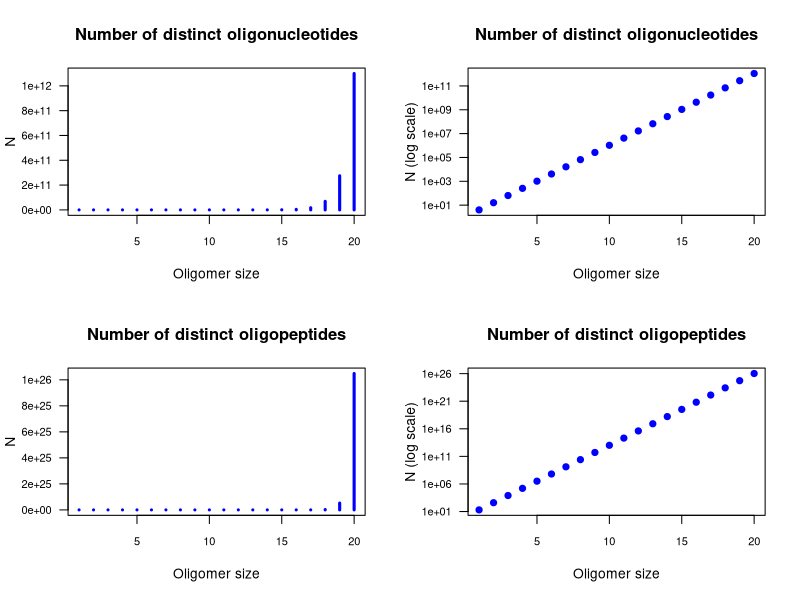
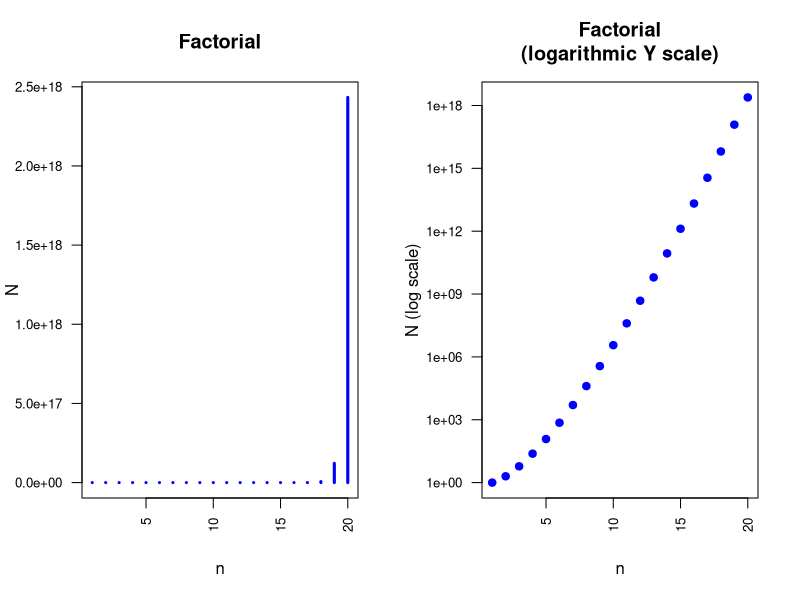

Source code (R) for these figures, in order:
## ---- chunk 1
library(knitr)
options(width = 300)
knitr::opts_chunk$set(
  fig.width = 7, fig.height = 5, 
  fig.path = 'figures/02_combinatorics_',
  fig.align = "center", 
  size = "tiny", 
  echo = FALSE, eval = TRUE, 
  warning = FALSE, message = FALSE, 
  results = TRUE, comment = "")
# knitr::asis_output("\\footnotesize")

## Library used to draw flow charts
library(DiagrammeR)

## ---- chunk 2
x <- 1:20 ## Oligomer size

par.ori <- par(no.readonly = TRUE)
par(mfrow = c(2,2))
n <- 4 ## Number of distinct residues
N <- n^x
plot(x, N, 
     main = "Number of distinct oligonucleotides",
     xlab = "Oligomer size",
     ylab = "N",
     las = 1, cex.axis = 0.8,
     type = "h", lwd = 3, col = "blue"
)
plot(x, N, 
     main = "Number of distinct oligonucleotides",
     xlab = "Oligomer size",
     ylab = "N (log scale)",
     las = 1, cex.axis = 0.8,
     log = "y",
     type = "p", pch = 19, col = "blue"
     )

## Oliopeptides
n <- 20 ## Number of distinct residues
N <- n^x
plot(x, N, 
     main = "Number of distinct oligopeptides",
     xlab = "Oligomer size",
     ylab = "N",
     las = 1, cex.axis = 0.8,
     type = "h", lwd = 3, col = "blue"
)
plot(x, N, 
     main = "Number of distinct oligopeptides",
     xlab = "Oligomer size",
     ylab = "N (log scale)",
     las = 1, cex.axis = 0.8,
     log = "y",
     type = "p", pch = 19, col = "blue"
)

par(par.ori) ## restaurer les paramètres par défaut
## ---- chunk 3
n <- 1:20
N <- factorial(n)
# plot(n,N, log = "y")

par.ori <- par(no.readonly = TRUE)
par(mfrow = c(1,2))
plot(n, N, 
     main = "Factorial",
     xlab = "n",
     ylab = "N",
     las = 2, cex.axis = 0.8,
     type = "h", lwd = 3, col = "blue"
)
plot(n, N, 
     main = "Factorial\n(logarithmic Y scale)",
     xlab = "n",
     ylab = "N (log scale)",
     las = 2, cex.axis = 0.8,
     log = "y",
     type = "p", pch = 19, col = "blue"
     )
par(par.ori)
## ---- chunk 4

grViz("
digraph combinatorix_flowchart {
  node [shape = diamond, fontname = Helvetica ]
  node [fontcolor = 'orange']
  A [label = 'remise ?']; 
  B [label = 'ordonné ?'];
  D [label = 'ordonné ?']  
  G [label = 'exhaustive selection?']

  node [shape = 'rectangle', fontcolor = 'black']
  C [label = 'geometric progression'];
  E [label = 'arrangement']
  F [label = 'combination']
  H [label = 'factorial']

  edge [arrowhead  = 'normal', color = '#00BB00', fontcolor = '#00BB00', label = 'Yes']
  A -> B
  B -> C
  D -> G
  G -> H

  edge [arrowhead  = 'normal', color = '#BB0000', fontcolor = '#BB0000', label = 'No']
  A -> D
  D -> F
  G -> E

}
")

## ---- chunk 5
aa.table <- read.delim("amino_acid_table.tsv", sep = "\t")
# kable(aa.table, caption = "Symboles des acides aminés et codons")

aa <- sort(as.vector(aa.table$Symbol))
aa <- aa[aa %in% LETTERS]

cat(sort(rep(aa, times = 3)), sep = "")
## ---- chunk 6
cat(sample(rep(aa, times = 3)), sep = "")
cat(sample(rep(aa, times = 3)), sep = "")
cat(sample(rep(aa, times = 3)), sep = "")
